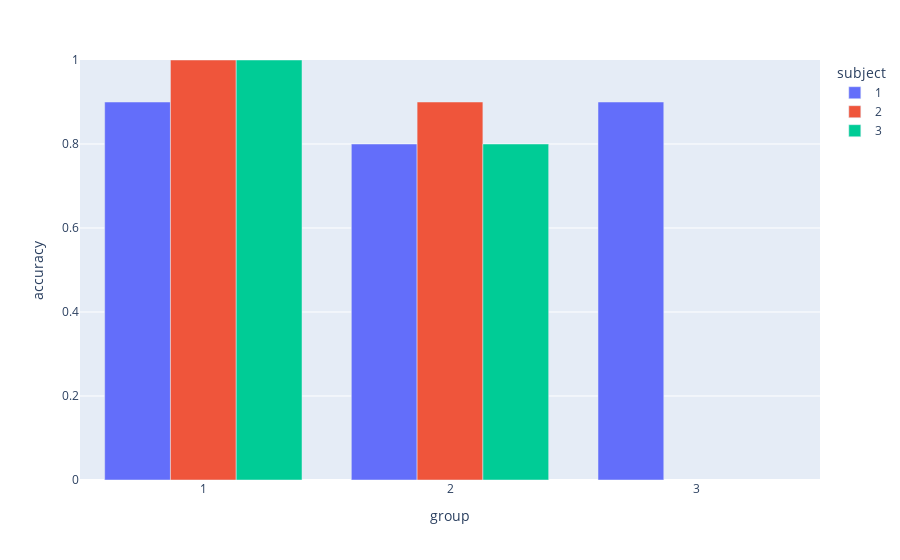

Here is the notebook cell this chart was saved with:
### Code cell
plot_dict = {k: [] for k in ('group', 'subject', 'accuracy')}
for group in df['group'].unique():
    group_df = df[df['group'] == group]
    for subject in group_df['subject'].unique():
        subject_df = group_df[group_df['subject'] == subject]
        subject_acc = accuracy_score(TRUE_LABELS, subject_df['answer'])
        plot_dict['group'].append(str(group))
        plot_dict['subject'].append(str(subject))
        plot_dict['accuracy'].append(subject_acc)
plot_df = pd.DataFrame(plot_dict)
fig = px.bar(
    plot_df,
    x='group',
    y='accuracy',
    color='subject',
    barmode='group',
    range_y=[0,1]
)
fig.show()

### Figure 1 — Plotly figure (JSON) as saved in the notebook; plotly's stock layout.template omitted (floating-point values rounded to 4 significant figures)
{"data": [{"alignmentgroup": "True", "hovertemplate": "subject=1<br>group=%{x}<br>accuracy=%{y}<extra></extra>", "legendgroup": "1", "marker": {"color": "#636efa", "pattern": {"shape": ""}}, "name": "1", "offsetgroup": "1", "orientation": "v", "showlegend": true, "textposition": "auto", "type": "bar", "x": ["1", "2", "3"], "xaxis": "x", "y": [0.9, 0.8, 0.9], "yaxis": "y"}, {"alignmentgroup": "True", "hovertemplate": "subject=2<br>group=%{x}<br>accuracy=%{y}<extra></extra>", "legendgroup": "2", "marker": {"color": "#EF553B", "pattern": {"shape": ""}}, "name": "2", "offsetgroup": "2", "orientation": "v", "showlegend": true, "textposition": "auto", "type": "bar", "x": ["1", "2"], "xaxis": "x", "y": [1, 0.9], "yaxis": "y"}, {"alignmentgroup": "True", "hovertemplate": "subject=3<br>group=%{x}<br>accuracy=%{y}<extra></extra>", "legendgroup": "3", "marker": {"color": "#00cc96", "pattern": {"shape": ""}}, "name": "3", "offsetgroup": "3", "orientation": "v", "showlegend": true, "textposition": "auto", "type": "bar", "x": ["1", "2"], "xaxis": "x", "y": [1, 0.8], "yaxis": "y"}], "layout": {"barmode": "group", "legend": {"title": {"text": "subject"}, "tracegroupgap": 0}, "margin": {"t": 60}, "xaxis": {"anchor": "y", "domain": [0, 1], "title": {"text": "group"}}, "yaxis": {"anchor": "x", "domain": [0, 1], "range": [0, 1], "title": {"text": "accuracy"}}}}
